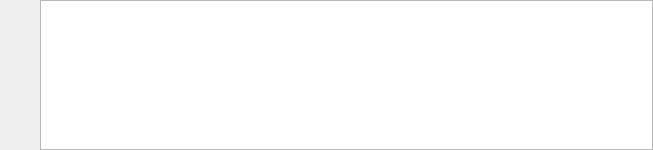
<?xml version="1.0" encoding="UTF-8"?>
<ui version="4.0">
 <class>LogPanel</class>
 <widget class="QWidget" name="LogPanel">
  <property name="geometry">
   <rect>
    <x>0</x>
    <y>0</y>
    <width>653</width>
    <height>150</height>
   </rect>
  </property>
  <property name="windowTitle">
   <string>Log</string>
  </property>
  <layout class="QGridLayout" name="gridLayout">
   <property name="margin">
    <number>0</number>
   </property>
   <property name="spacing">
    <number>0</number>
   </property>
   <item row="4" column="0">
    <spacer name="verticalSpacer">
     <property name="orientation">
      <enum>Qt::Vertical</enum>
     </property>
     <property name="sizeHint" stdset="0">
      <size>
       <width>27</width>
       <height>364</height>
      </size>
     </property>
    </spacer>
   </item>
   <item row="1" column="1" rowspan="4">
    <widget class="QTextEdit" name="mOutputEdit">
     <property name="readOnly">
      <bool>true</bool>
     </property>
    </widget>
   </item>
   <item row="2" column="0">
    <widget class="QPushButton" name="mSaveButton">
     <property name="toolTip">
      <string>Save to file...</string>
     </property>
     <property name="text">
      <string/>
     </property>
     <property name="icon">
      <iconset resource="../../visual_db.qrc">
       <normaloff>:/img/filesave.png</normaloff>:/img/filesave.png</iconset>
     </property>
     <property name="flat">
      <bool>true</bool>
     </property>
    </widget>
   </item>
   <item row="3" column="0">
    <widget class="QPushButton" name="mClearButton">
     <property name="sizePolicy">
      <sizepolicy hsizetype="Minimum" vsizetype="Minimum">
       <horstretch>0</horstretch>
       <verstretch>0</verstretch>
      </sizepolicy>
     </property>
     <property name="maximumSize">
      <size>
       <width>30</width>
       <height>30</height>
      </size>
     </property>
     <property name="toolTip">
      <string>Clear</string>
     </property>
     <property name="text">
      <string/>
     </property>
     <property name="icon">
      <iconset resource="../../visual_db.qrc">
       <normaloff>:/img/eraser.png</normaloff>:/img/eraser.png</iconset>
     </property>
     <property name="flat">
      <bool>true</bool>
     </property>
    </widget>
   </item>
  </layout>
 </widget>
 <resources>
  <include location="../../visual_db.qrc"/>
 </resources>
 <connections>
  <connection>
   <sender>mClearButton</sender>
   <signal>clicked()</signal>
   <receiver>mOutputEdit</receiver>
   <slot>clear()</slot>
   <hints>
    <hint type="sourcelabel">
     <x>19</x>
     <y>42</y>
    </hint>
    <hint type="destinationlabel">
     <x>339</x>
     <y>111</y>
    </hint>
   </hints>
  </connection>
  <connection>
   <sender>mSaveButton</sender>
   <signal>clicked()</signal>
   <receiver>LogPanel</receiver>
   <slot>saveToFile()</slot>
   <hints>
    <hint type="sourcelabel">
     <x>4</x>
     <y>16</y>
    </hint>
    <hint type="destinationlabel">
     <x>201</x>
     <y>-10</y>
    </hint>
   </hints>
  </connection>
 </connections>
 <slots>
  <slot>saveToFile()</slot>
 </slots>
</ui>
